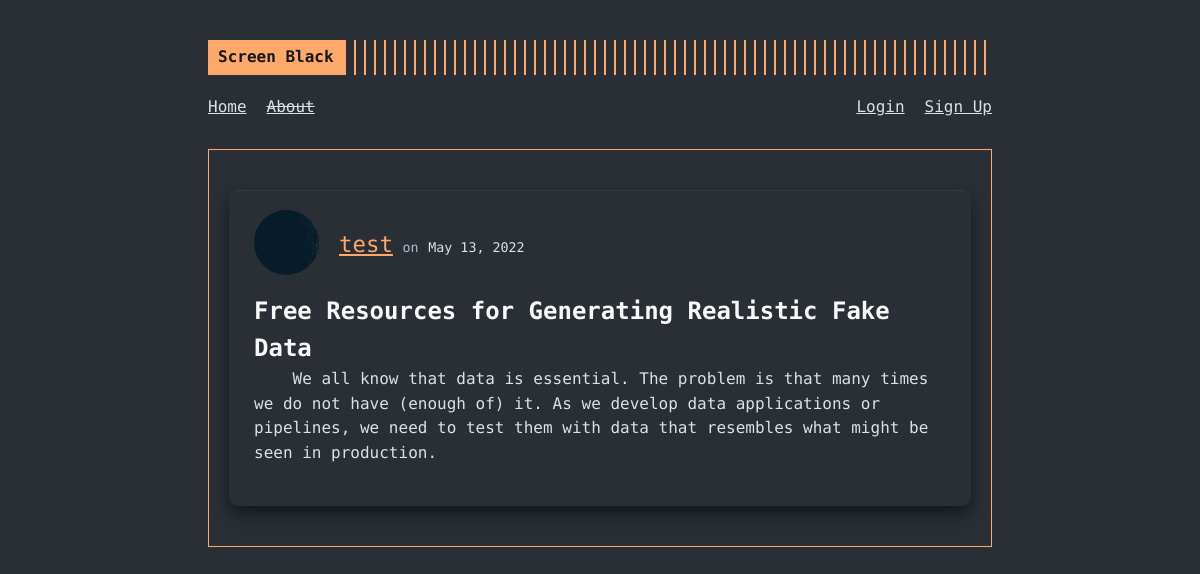
Screenshot of /post/8 with the database file from the repository.
### screenblack/models.py (models this page shows, shortened)
class User(db.Model, UserMixin):
  id = db.Column(db.Integer, primary_key = True)
  username = db.Column(db.String(20), nullable = False, unique = True)
  email = db.Column(db.String(120), nullable = False, unique = True)
  picture = db.Column(db.String(20), nullable = False, default = "default.jpg")
  password = db.Column(db.String(60), nullable = False)
  posts = db.relationship("Post", backref = "author", lazy = True)

class Post(db.Model):
  id = db.Column(db.Integer, primary_key = True)
  title = db.Column(db.String(100), nullable = False)
  date_posted = db.Column(db.DateTime, nullable = False, default = datetime.utcnow)
  content = db.Column(db.Text, nullable = False)
  user_id = db.Column(db.Integer, db.ForeignKey('user.id'), nullable = False)

### screenblack/routes.py (the view)
@app.route("/post/<int:post_id>")
def post(post_id):
  post = Post.query.get_or_404(post_id)
  return render_template("post.html", post=post, title=post.title)

### screenblack/templates/post.html (shortened to what this page needs)
{% extends "layout.html" %}
{% block content %}
  <article class="article-body">
    <div class="article-metadata">
      <div class="article-header">
        <div class="article-author-picture">
          <a href="#"><img class="profilepic-mini" src="{{ url_for('static', filename='profilepics/'+post.author.picture) }}" alt="profile picture for {{ post.author.username }}"></a>
        </div>
        <div class="article-author-details">
          <a class="article-author" href="#">{{ post.author.username }}</a>
          <small class="text-muted">on</small>
          <small class="article-date">{{ post.date_posted.strftime("%B %d, %Y") }}</small>
        </div>
      </div>
    </div>
    <h2 class="article-title">{{ post.title }}</h2>
    <div class="article-content">
      <p>{{ post.content }}</p>
    </div>
  </article>
{% endblock content %}

### screenblack/static/main.css (style rules this page uses)
:root { font-size: 16px; --gray0: #f8f8f8; --gray1: #dbe1e8; --gray2: #b2becd; --gray3: #6c7983; --gray4: #444d55; --gray5: #363b44; --gray6: #2a2e35; --gray7: #12181c; --rajah: #ffa86a; --green: #09c372; --red: #ff3860; }
body { font-family: "Fira Code", monospace; background-color: var(--gray6); color: var(--gray1); line-height: 1.54; }
a { color: inherit; }
p { margin-bottom: 20px; }
.article-body { padding: 20px 25px; background-color: var(--gray6); box-shadow: var(--gray5) 0px 1px 1px 0px inset, var(--gray7) 0px 10px 20px -5px, var(--gray7) 0px 6px 12px -6px; margin: 20px 0; border-radius: 0.6rem; }
.article-metadata { display: flex; align-items: center; justify-content: space-between; margin-bottom: 15px; }
.article-header { display: flex; align-items: center; }
.article-author-picture { display: grid; place-items: center; margin-right: 20px; }
.article-author-picture a { line-height: 1; }
.profilepic-mini { max-width: 65px; border-radius: 50%; }
.article-title { color: var(--gray0); }
.article-author { color: var(--rajah); font-size: 1.4rem; }
.article-date { color: var(--gray1); }
.article-content p { text-indent: 4ch; }
.text-muted { color: var(--gray2); }

### rows the page displays
User: picture+username (picture), author.username "test"
Post: date_posted "May 13, 2022", title "Free Resources for Generating Realistic Fake Data", content "We all know that data is essential. The problem is that many times we do not have (enough of) it. As we develop data applications or pipelines, we need to test them with data that resembles what might be seen in production."
